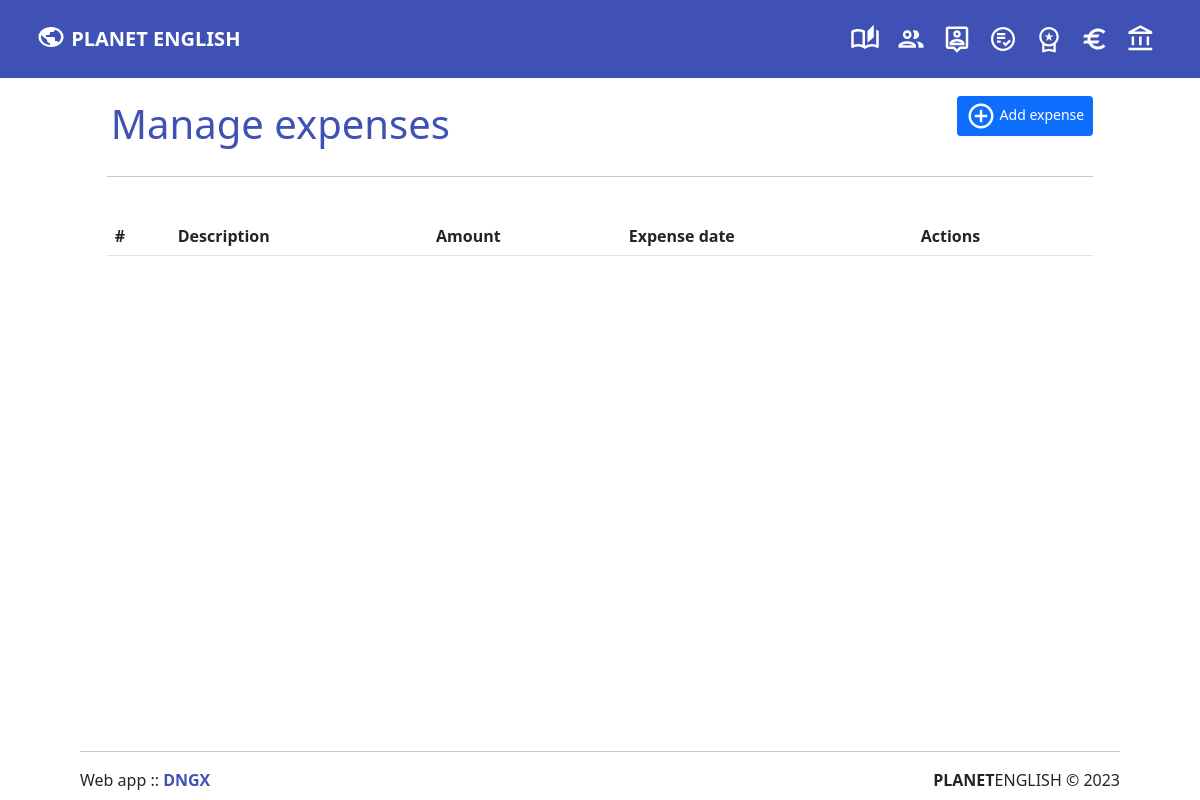
The app's page /m-expenses.php, older data.
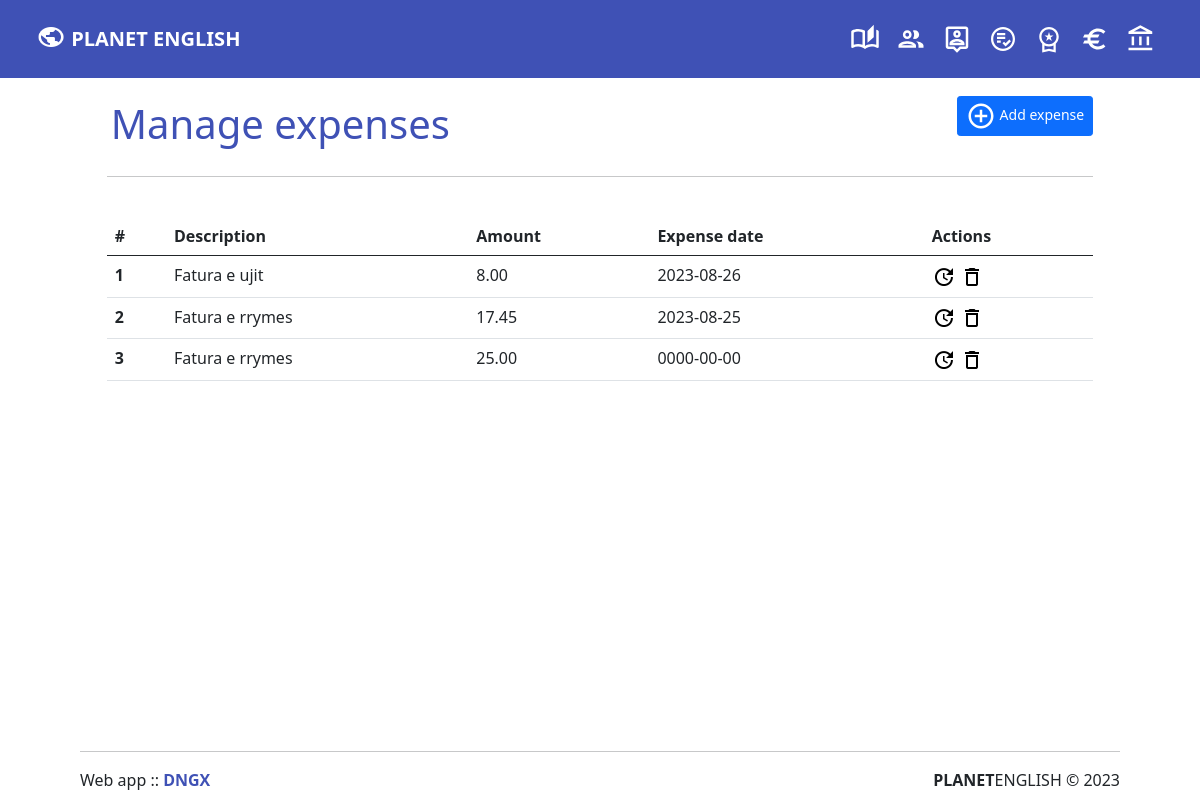
The same page, newer data.
### tables this page shows
CREATE TABLE `expenses` (
  `expense_id` int(11) NOT NULL,
  `expense_description` varchar(200) DEFAULT NULL,
  `amount` decimal(5,2) DEFAULT NULL,
  `expense_date` date DEFAULT NULL
);

### m-expenses.php (the view, shortened to what this page needs)
<?php include('partials/menu.php');?>
<html lang="en">
  <head>
    <link href="css/bootstrap.min.css" rel="stylesheet">
    <link href="css/bootstrap-icons.css" rel="stylesheet">
  </head>
  <body>
    <div class="container-fluid">
        <div class="row text-start p-4 mb-auto" style="width:90%; margin: auto;">
            <div class="container ">
                <br><br><br>
                <div class="row mb-auto" style="margin: auto;">
                <div class="col-md-8" style="padding: 0;">
                <h1 class="p-1 text-start" style="color: #3f51b5;">Manage expenses</h1>
                </div>
                <div class="col-md-4" style="padding: 0;">
                <div class="text-end">
                  <a href="add-expense.php" class="btn btn-primary btn-sm"><img src="img/icon-add.svg" height="30" width="30"> Add expense</a>
                </div>
                </div>
                </div>
                <hr>
                    <br>
                <div class="table-responsive">
                <table class="table">
  <thead>
    <tr>
      <th scope="col">#</th>
      <th scope="col">Description</th>
      <th scope="col">Amount</th>
      <th scope="col">Expense date</th>
      <th scope="col">Actions</th>
    </tr>
  </thead>
  <?php
    $sql = "SELECT * FROM expenses ORDER BY expense_date DESC";
    $res = mysqli_query($cxn, $sql);
    if ($res == TRUE)
    {
      $count = mysqli_num_rows($res);
      $sn = 1;
      if($count > 0){
        while($rows = mysqli_fetch_assoc($res))
        {
          $expense_id = $rows['expense_id'];
          $expense = $rows['expense_description'];
          $amount = $rows['amount'];
          $exp_d = $rows['expense_date'];
          ?>
          <tr>
            <th scope="row"><?php echo $sn++?></th>
            <td><?php echo $expense;?></td>
            <td><?php echo $amount;?></td>
            <td><?php echo $exp_d;?></td>
            <td>
              <a href="<?php echo SITEURL; ?>u-expense.php?expense_id=<?php echo $expense_id; ?>"><img src="img/icon-update.png" alt="Update course"></a>
              <a href="<?php echo SITEURL; ?>d-expense.php?expense_id=<?php echo $expense_id; ?>"><img src="img/icon-delete.png" alt="Delete course"></a>
            </td>
          </tr>
        <?php
        }
      }
      else {
      }
    }
  ?>
</table>
</div>
            </div>
        </div>
        <?php include('partials/footer.php');?>
    </div>
  </body>
</html>

Row changes from the older to the newer data that the page shows:
added expenses: expense_description "Fatura e ujit", amount "8.00", expense_date "2023-08-26"
added expenses: expense_description "Fatura e rrymes", amount "17.45", expense_date "2023-08-25"
added expenses: expense_description "Fatura e rrymes", amount "25.00", expense_date "0000-00-00"
